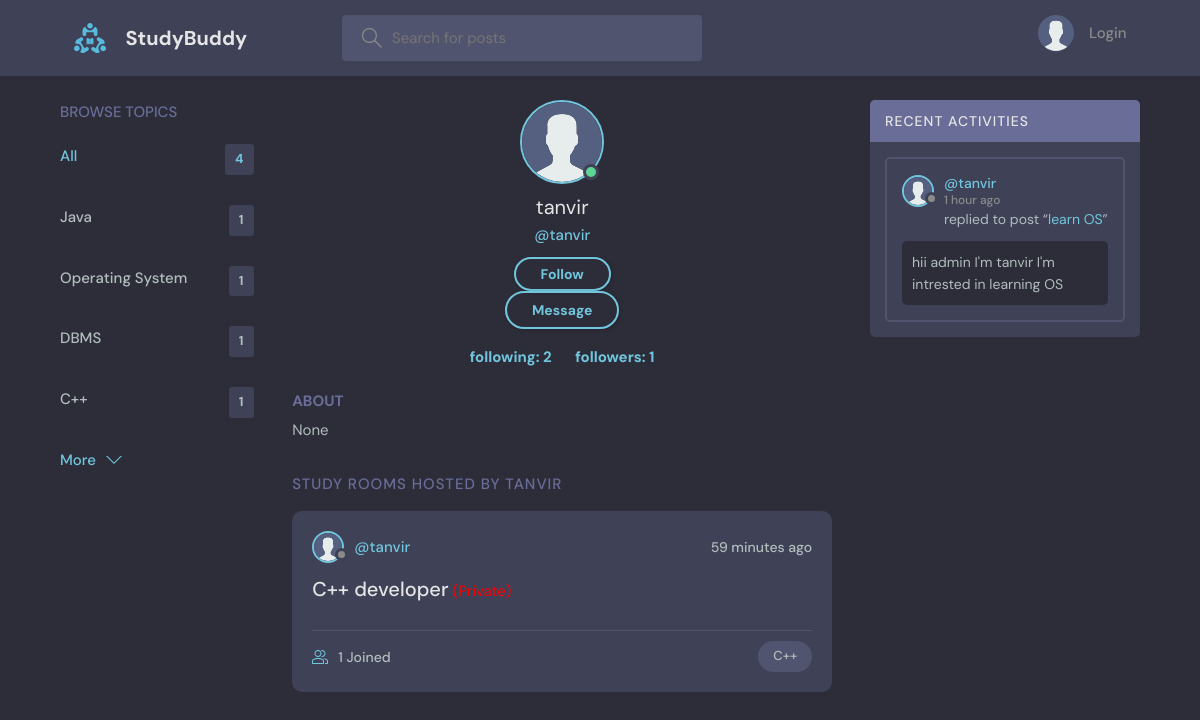
The app's page /profile/2/ with its own data.
### base/models.py (models this page shows, shortened)
class Topic(models.Model):
    name = models.CharField(max_length=200)

class User(AbstractUser):
    name = models.CharField(max_length=200, null=True)
    email = models.EmailField(unique=True, null=True)
    bio = models.TextField(null=True)
    avatar = models.ImageField(null=True, default="avatar.svg")
    USERNAME_FIELD = 'email'
    REQUIRED_FIELDS = ['username']  # Add 'username' to REQUIRED_FIELDS

class Room(models.Model):
    host = models.ForeignKey(User, on_delete=models.SET_NULL, null=True)
    topic = models.ForeignKey(Topic, on_delete=models.SET_NULL, null=True)
    name = models.CharField(max_length=200)
    description = models.TextField(null=True, blank=True)
    participants = models.ManyToManyField(
        User, related_name='participants', blank=True)
    updated = models.DateTimeField(auto_now=True)
    created = models.DateTimeField(auto_now_add=True)
    private=models.BooleanField(default=False)
    class Meta:
        ordering = ['-updated', '-created']
    def __str__(self):
        return self.name

class Message(models.Model):
    user = models.ForeignKey(User, on_delete=models.CASCADE)
    room = models.ForeignKey(Room, on_delete=models.CASCADE)
    body = models.TextField()
    updated = models.DateTimeField(auto_now=True)
    created = models.DateTimeField(auto_now_add=True)
    class Meta:
        ordering = ['updated', 'created']

### base/views.py (the view, shortened to what this page needs)
# urls.py: path('profile/<str:pk>/', views.userProfile, name="user-profile"),
def userProfile(request, pk):
    user = User.objects.get(id=pk)
    rooms = user.room_set.all()
    room_messages = user.message_set.all()
    topics = Topic.objects.all()
    try:
        follow = Follow.objects.get(followed=user)
    except Follow.DoesNotExist:
        follow = Follow.objects.create(followed=user)
    is_following= request.user in follow.followers.all()
    followers_count=follow.followers.count()
    following_count = user.followers.count()
    context = {'user': user, 'rooms': rooms,
               'room_messages': room_messages, 'topics': topics,'follow':follow,'is_following':is_following,'followers_count':followers_count,'following_count':following_count}
    return render(request, 'base/profile.html', context)

### base/templates/base/profile.html (shortened to what this page needs)
{% extends 'main.html' %}
{% block content %}
<main class="profile-page layout layout--3">
  <div class="container">
    {% include 'base/topics_component.html' %}
    <div class="roomList">
      <div class="profile">
        <div class="profile__avatar">
          <div class="avatar avatar--large active">
            <img src="{{user.avatar.url}}" />
          </div>
        </div>
        <div class="profile__info">
          <h3>{{user.name}}</h3>
          <p>@{{user.username}}</p>
          {% if request.user == user %}
          <a href="{% url 'update-user' %}" class="btn btn--main btn--pill">Edit Profile</a>
          {% else %}
            {% if not is_following %}
            <form class="form" method="POST" action="">
              <div class="for__group">
                  <input class="btn btn--main btn--pill" type="submit" value="Follow" />
              </div>
            </form>
            {% endif %}
            <a href="{% url 'dm' user.id %}" class="btn btn--main btn--pill">Message</a>
          {% endif %}
          <h5 style="margin-top: 16px;">
            <a href="{% url 'following' user.id %}" style="margin-right: 20px;"> following: {{following_count}} </a>
            <a href="{% url 'followers' user.id %}"> followers: {{followers_count}} </a>
           </h5>
        </div>
        <div class="profile__about">
          <h3>About</h3>
          <p>
            {{user.bio}}
          </p>
        </div>
      </div>
      <div class="roomList__header">
        <div>
          <h2>Study Rooms Hosted by {{user.name}} </a>
          </h2>
        </div>
      </div>
      {% include 'base/feed_component.html' %}
    </div>
    {% include 'base/activity_component.html' %}
  </div>
</main>
{% endblock content %}

### templates/main.html (shortened to what this page needs)
<!DOCTYPE html>
{% load static %}
<html lang="en">
<head>
    <link rel="stylesheet" href="{% static 'styles/style.css' %}" />
</head>
<body>
    {% include 'navbar.html' %}
    {% block content %}
    {% endblock %}
</body>
</html>

### templates/navbar.html (shortened to what this page needs)
{% load static %}
<header class="header header--loggedIn">
    <div class="container">
        <a href="{% url 'home' %}" class="header__logo">
            <img src="{% static 'images/logo.svg' %}" />
            <h1>StudyBuddy</h1>
        </a>
        <form class="header__search" method="GET" action="{% url 'home' %}">
            <label>
                <input name="q" placeholder="Search for posts" />
            </label>
        </form>
        <nav class="header__menu">
            {% if request.user.is_authenticated %}
            <div class="header__user">
                <a href="{% url 'update-user' %}">
                    <div class="avatar avatar--medium active">
                        <img src="{{request.user.avatar.url}}" />
                    </div>
                    <p>{{request.user.username}} <span>@{{request.user.username}}</span></p>
                </a>
                <button class="dropdown-button">
                    <svg version="1.1" xmlns="http://www.w3.org/2000/svg" width="32" height="32" viewBox="0 0 32 32">
                        <title>chevron-down</title>
                        <path d="M16 21l-13-13h-3l16 16 16-16h-3l-13 13z"></path>
                    </svg>
                </button>
            </div>
            {% else %}
            <a href="{% url 'login' %}">
                <img src="{% static 'images/avatar.svg' %}" />
                <p>Login</p>
            </a>
            {% endif %}
        </nav>
    </div>
</header>

### base/templates/base/topics_component.html
<div class="topics">
    <div class="topics__header">
        <h2>Browse Topics</h2>
    </div>
    <ul class="topics__list">
        <li>
            <a href="{% url 'home' %}" class="active">All <span>{{topics.count}}</span></a>
        </li>
        {% for topic in topics %}
        <li>
            <a href="{% url 'home' %}?q={{topic.name}}">{{topic.name}}<span>{{topic.room_set.all.count}}</span></a>
        </li>
        {% endfor %}
    </ul>
    <a class="btn btn--link" href="{% url 'topics' %}">
        More
        <svg version="1.1" xmlns="http://www.w3.org/2000/svg" width="32" height="32" viewBox="0 0 32 32">
            <title>chevron-down</title>
            <path d="M16 21l-13-13h-3l16 16 16-16h-3l-13 13z"></path>
        </svg>
    </a>
</div>

### base/templates/base/feed_component.html (shortened to what this page needs)
{% for room in rooms %}
<div class="roomListRoom">
    <div class="roomListRoom__header">
        <a href="{% url 'user-profile' room.host.id %}" class="roomListRoom__author">
            <div class="avatar avatar--small">
                <img src="{{room.host.avatar.url}}" />
            </div>
            <span>@{{room.host.username}}</span>
        </a>
        <div class="roomListRoom__actions">
            <span>{{room.created|timesince}} ago</span>
        </div>
    </div>
    <div class="roomListRoom__content">
        <a href="{% url 'room' room.id %}">{{room.name}}</a>
        {% if room.private %}
        <small style="color: red;"> (Private) </small>
        {% endif %}
    </div>
    <div class="roomListRoom__meta">
        <a href="{% url 'room' room.id %}" class="roomListRoom__joined">
            {{room.participants.all.count}} Joined
        </a>
        <p class="roomListRoom__topic">{{room.topic.name}}</p>
    </div>
</div>
{% endfor %}

### base/templates/base/activity_component.html (shortened to what this page needs)
<div class="activities">
    <div class="activities__header">
        <h2>Recent Activities</h2>
    </div>
    {% for message in room_messages %}
    <div class="activities__box">
        <div class="activities__boxHeader roomListRoom__header">
            <a href="{% url 'user-profile' message.user.id %}" class="roomListRoom__author">
                <div class="avatar avatar--small">
                    <img src="{{message.user.avatar.url}}" />
                </div>
                <p>
                    @{{message.user.username}}
                    <span>{{message.created|timesince}} ago</span>
                </p>
            </a>
        </div>
        <div class="activities__boxContent">
            <p>replied to post “<a href="{% url 'room' message.room.id %}">{{message.room}}</a>”</p>
            <div class="activities__boxRoomContent">{{message.body}}</div>
        </div>
    </div>
    {% endfor %}
</div>

### records on screen
Topic: name "Java", room_set.all.count "1"
Topic: name "Operating System", room_set.all.count "1"
Topic: name "DBMS", room_set.all.count "1"
Topic: name "C++", room_set.all.count "1"
User: avatar (placeholder picture), name "tanvir", username "tanvir", bio "None", name "TANVIR"
Room: host.avatar (placeholder picture), host.username "tanvir", created "59 minutes", name "C++ developer", participants.all.count "1", topic.name "C++"
Message: user.avatar (placeholder picture), user.username "tanvir", created "1 hour", room "learn OS", body "hii admin I'm tanvir I'm intrested in learning OS"

### other values on screen
{{ topics.count }} "4"
{{ following_count }} "2"
{{ followers_count }} "1"
